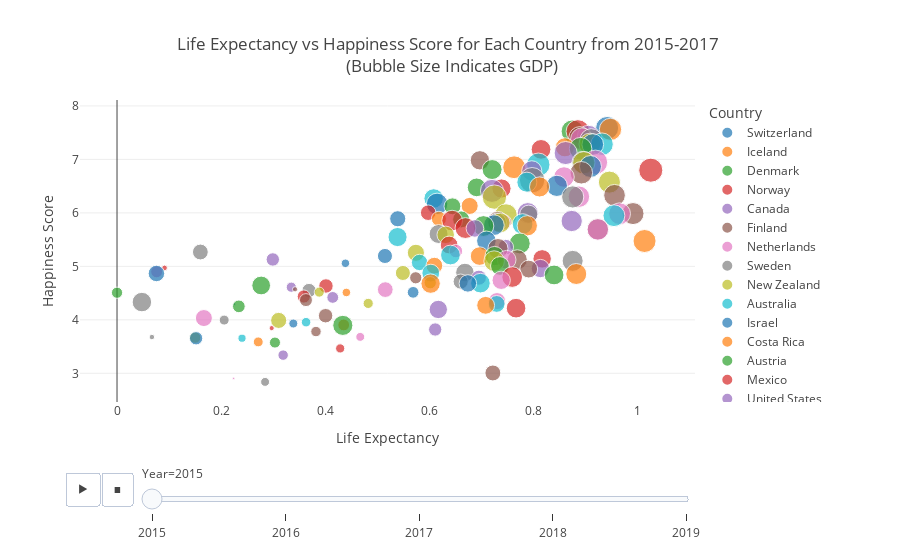

The notebook cell saved with this chart:
### Code cell
# 
fig = px.scatter(eda_df,
                x='Life',
                y='Happiness Score',
                size='GDP',
                color='Country',
                template='xgridoff',
                animation_frame='Year',
                labels={'Life':'Life Expectancy'},
                title='Life Expectancy vs Happiness Score for Each Country from 2015-2017 <br> (Bubble Size Indicates GDP)')
fig.show()
